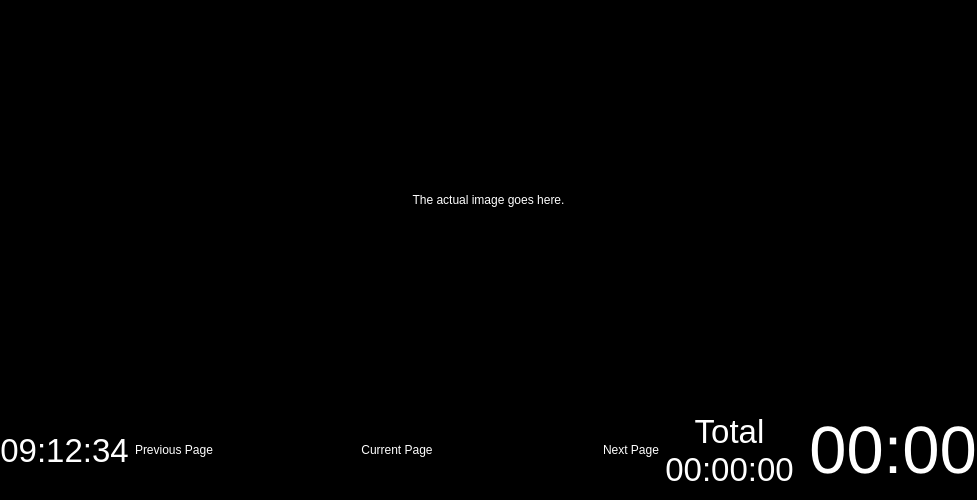
<?xml version="1.0" encoding="UTF-8"?>
<!--/*
    dspdfviewer - Dual Screen PDF Viewer for LaTeX-Beamer
    Copyright (C) 2012  Danny Edel <mail@danny-edel.de>

    This program is free software; you can redistribute it and/or modify
    it under the terms of the GNU General Public License as published by
    the Free Software Foundation; either version 2 of the License, or
    (at your option) any later version.

    This program is distributed in the hope that it will be useful,
    but WITHOUT ANY WARRANTY; without even the implied warranty of
    MERCHANTABILITY or FITNESS FOR A PARTICULAR PURPOSE.  See the
    GNU General Public License for more details.

    You should have received a copy of the GNU General Public License along
    with this program; if not, write to the Free Software Foundation, Inc.,
    51 Franklin Street, Fifth Floor, Boston, MA 02110-1301 USA.
*/-->
<ui version="4.0">
 <class>Form</class>
 <widget class="QWidget" name="Form">
  <property name="geometry">
   <rect>
    <x>0</x>
    <y>0</y>
    <width>977</width>
    <height>500</height>
   </rect>
  </property>
  <property name="palette">
   <palette>
    <active>
     <colorrole role="WindowText">
      <brush brushstyle="SolidPattern">
       <color alpha="255">
        <red>255</red>
        <green>255</green>
        <blue>255</blue>
       </color>
      </brush>
     </colorrole>
     <colorrole role="Button">
      <brush brushstyle="SolidPattern">
       <color alpha="255">
        <red>0</red>
        <green>0</green>
        <blue>0</blue>
       </color>
      </brush>
     </colorrole>
     <colorrole role="Light">
      <brush brushstyle="SolidPattern">
       <color alpha="255">
        <red>0</red>
        <green>0</green>
        <blue>0</blue>
       </color>
      </brush>
     </colorrole>
     <colorrole role="Midlight">
      <brush brushstyle="SolidPattern">
       <color alpha="255">
        <red>0</red>
        <green>0</green>
        <blue>0</blue>
       </color>
      </brush>
     </colorrole>
     <colorrole role="Dark">
      <brush brushstyle="SolidPattern">
       <color alpha="255">
        <red>0</red>
        <green>0</green>
        <blue>0</blue>
       </color>
      </brush>
     </colorrole>
     <colorrole role="Mid">
      <brush brushstyle="SolidPattern">
       <color alpha="255">
        <red>0</red>
        <green>0</green>
        <blue>0</blue>
       </color>
      </brush>
     </colorrole>
     <colorrole role="Text">
      <brush brushstyle="SolidPattern">
       <color alpha="255">
        <red>255</red>
        <green>255</green>
        <blue>255</blue>
       </color>
      </brush>
     </colorrole>
     <colorrole role="BrightText">
      <brush brushstyle="SolidPattern">
       <color alpha="255">
        <red>255</red>
        <green>255</green>
        <blue>255</blue>
       </color>
      </brush>
     </colorrole>
     <colorrole role="ButtonText">
      <brush brushstyle="SolidPattern">
       <color alpha="255">
        <red>255</red>
        <green>255</green>
        <blue>255</blue>
       </color>
      </brush>
     </colorrole>
     <colorrole role="Base">
      <brush brushstyle="SolidPattern">
       <color alpha="255">
        <red>0</red>
        <green>0</green>
        <blue>0</blue>
       </color>
      </brush>
     </colorrole>
     <colorrole role="Window">
      <brush brushstyle="SolidPattern">
       <color alpha="255">
        <red>0</red>
        <green>0</green>
        <blue>0</blue>
       </color>
      </brush>
     </colorrole>
     <colorrole role="Shadow">
      <brush brushstyle="SolidPattern">
       <color alpha="255">
        <red>0</red>
        <green>0</green>
        <blue>0</blue>
       </color>
      </brush>
     </colorrole>
     <colorrole role="AlternateBase">
      <brush brushstyle="SolidPattern">
       <color alpha="255">
        <red>0</red>
        <green>0</green>
        <blue>0</blue>
       </color>
      </brush>
     </colorrole>
     <colorrole role="ToolTipBase">
      <brush brushstyle="SolidPattern">
       <color alpha="255">
        <red>255</red>
        <green>255</green>
        <blue>220</blue>
       </color>
      </brush>
     </colorrole>
     <colorrole role="ToolTipText">
      <brush brushstyle="SolidPattern">
       <color alpha="255">
        <red>0</red>
        <green>0</green>
        <blue>0</blue>
       </color>
      </brush>
     </colorrole>
    </active>
    <inactive>
     <colorrole role="WindowText">
      <brush brushstyle="SolidPattern">
       <color alpha="255">
        <red>255</red>
        <green>255</green>
        <blue>255</blue>
       </color>
      </brush>
     </colorrole>
     <colorrole role="Button">
      <brush brushstyle="SolidPattern">
       <color alpha="255">
        <red>0</red>
        <green>0</green>
        <blue>0</blue>
       </color>
      </brush>
     </colorrole>
     <colorrole role="Light">
      <brush brushstyle="SolidPattern">
       <color alpha="255">
        <red>0</red>
        <green>0</green>
        <blue>0</blue>
       </color>
      </brush>
     </colorrole>
     <colorrole role="Midlight">
      <brush brushstyle="SolidPattern">
       <color alpha="255">
        <red>0</red>
        <green>0</green>
        <blue>0</blue>
       </color>
      </brush>
     </colorrole>
     <colorrole role="Dark">
      <brush brushstyle="SolidPattern">
       <color alpha="255">
        <red>0</red>
        <green>0</green>
        <blue>0</blue>
       </color>
      </brush>
     </colorrole>
     <colorrole role="Mid">
      <brush brushstyle="SolidPattern">
       <color alpha="255">
        <red>0</red>
        <green>0</green>
        <blue>0</blue>
       </color>
      </brush>
     </colorrole>
     <colorrole role="Text">
      <brush brushstyle="SolidPattern">
       <color alpha="255">
        <red>255</red>
        <green>255</green>
        <blue>255</blue>
       </color>
      </brush>
     </colorrole>
     <colorrole role="BrightText">
      <brush brushstyle="SolidPattern">
       <color alpha="255">
        <red>255</red>
        <green>255</green>
        <blue>255</blue>
       </color>
      </brush>
     </colorrole>
     <colorrole role="ButtonText">
      <brush brushstyle="SolidPattern">
       <color alpha="255">
        <red>255</red>
        <green>255</green>
        <blue>255</blue>
       </color>
      </brush>
     </colorrole>
     <colorrole role="Base">
      <brush brushstyle="SolidPattern">
       <color alpha="255">
        <red>0</red>
        <green>0</green>
        <blue>0</blue>
       </color>
      </brush>
     </colorrole>
     <colorrole role="Window">
      <brush brushstyle="SolidPattern">
       <color alpha="255">
        <red>0</red>
        <green>0</green>
        <blue>0</blue>
       </color>
      </brush>
     </colorrole>
     <colorrole role="Shadow">
      <brush brushstyle="SolidPattern">
       <color alpha="255">
        <red>0</red>
        <green>0</green>
        <blue>0</blue>
       </color>
      </brush>
     </colorrole>
     <colorrole role="AlternateBase">
      <brush brushstyle="SolidPattern">
       <color alpha="255">
        <red>0</red>
        <green>0</green>
        <blue>0</blue>
       </color>
      </brush>
     </colorrole>
     <colorrole role="ToolTipBase">
      <brush brushstyle="SolidPattern">
       <color alpha="255">
        <red>255</red>
        <green>255</green>
        <blue>220</blue>
       </color>
      </brush>
     </colorrole>
     <colorrole role="ToolTipText">
      <brush brushstyle="SolidPattern">
       <color alpha="255">
        <red>0</red>
        <green>0</green>
        <blue>0</blue>
       </color>
      </brush>
     </colorrole>
    </inactive>
    <disabled>
     <colorrole role="WindowText">
      <brush brushstyle="SolidPattern">
       <color alpha="255">
        <red>0</red>
        <green>0</green>
        <blue>0</blue>
       </color>
      </brush>
     </colorrole>
     <colorrole role="Button">
      <brush brushstyle="SolidPattern">
       <color alpha="255">
        <red>0</red>
        <green>0</green>
        <blue>0</blue>
       </color>
      </brush>
     </colorrole>
     <colorrole role="Light">
      <brush brushstyle="SolidPattern">
       <color alpha="255">
        <red>0</red>
        <green>0</green>
        <blue>0</blue>
       </color>
      </brush>
     </colorrole>
     <colorrole role="Midlight">
      <brush brushstyle="SolidPattern">
       <color alpha="255">
        <red>0</red>
        <green>0</green>
        <blue>0</blue>
       </color>
      </brush>
     </colorrole>
     <colorrole role="Dark">
      <brush brushstyle="SolidPattern">
       <color alpha="255">
        <red>0</red>
        <green>0</green>
        <blue>0</blue>
       </color>
      </brush>
     </colorrole>
     <colorrole role="Mid">
      <brush brushstyle="SolidPattern">
       <color alpha="255">
        <red>0</red>
        <green>0</green>
        <blue>0</blue>
       </color>
      </brush>
     </colorrole>
     <colorrole role="Text">
      <brush brushstyle="SolidPattern">
       <color alpha="255">
        <red>0</red>
        <green>0</green>
        <blue>0</blue>
       </color>
      </brush>
     </colorrole>
     <colorrole role="BrightText">
      <brush brushstyle="SolidPattern">
       <color alpha="255">
        <red>255</red>
        <green>255</green>
        <blue>255</blue>
       </color>
      </brush>
     </colorrole>
     <colorrole role="ButtonText">
      <brush brushstyle="SolidPattern">
       <color alpha="255">
        <red>0</red>
        <green>0</green>
        <blue>0</blue>
       </color>
      </brush>
     </colorrole>
     <colorrole role="Base">
      <brush brushstyle="SolidPattern">
       <color alpha="255">
        <red>0</red>
        <green>0</green>
        <blue>0</blue>
       </color>
      </brush>
     </colorrole>
     <colorrole role="Window">
      <brush brushstyle="SolidPattern">
       <color alpha="255">
        <red>0</red>
        <green>0</green>
        <blue>0</blue>
       </color>
      </brush>
     </colorrole>
     <colorrole role="Shadow">
      <brush brushstyle="SolidPattern">
       <color alpha="255">
        <red>0</red>
        <green>0</green>
        <blue>0</blue>
       </color>
      </brush>
     </colorrole>
     <colorrole role="AlternateBase">
      <brush brushstyle="SolidPattern">
       <color alpha="255">
        <red>0</red>
        <green>0</green>
        <blue>0</blue>
       </color>
      </brush>
     </colorrole>
     <colorrole role="ToolTipBase">
      <brush brushstyle="SolidPattern">
       <color alpha="255">
        <red>255</red>
        <green>255</green>
        <blue>220</blue>
       </color>
      </brush>
     </colorrole>
     <colorrole role="ToolTipText">
      <brush brushstyle="SolidPattern">
       <color alpha="255">
        <red>0</red>
        <green>0</green>
        <blue>0</blue>
       </color>
      </brush>
     </colorrole>
    </disabled>
   </palette>
  </property>
  <property name="windowTitle">
   <string>DS PDF Viewer</string>
  </property>
  <layout class="QVBoxLayout" name="verticalLayout">
   <property name="spacing">
    <number>0</number>
   </property>
   <property name="margin">
    <number>0</number>
   </property>
   <item>
    <widget class="QScrollArea" name="imageArea">
     <property name="focusPolicy">
      <enum>Qt::NoFocus</enum>
     </property>
     <property name="frameShape">
      <enum>QFrame::NoFrame</enum>
     </property>
     <property name="lineWidth">
      <number>0</number>
     </property>
     <property name="verticalScrollBarPolicy">
      <enum>Qt::ScrollBarAlwaysOff</enum>
     </property>
     <property name="horizontalScrollBarPolicy">
      <enum>Qt::ScrollBarAlwaysOff</enum>
     </property>
     <property name="widgetResizable">
      <bool>false</bool>
     </property>
     <property name="alignment">
      <set>Qt::AlignCenter</set>
     </property>
     <widget class="QLabel" name="imageLabel">
      <property name="geometry">
       <rect>
        <x>0</x>
        <y>0</y>
        <width>977</width>
        <height>400</height>
       </rect>
      </property>
      <property name="text">
       <string>The actual image goes here.</string>
      </property>
      <property name="alignment">
       <set>Qt::AlignCenter</set>
      </property>
     </widget>
    </widget>
   </item>
   <item>
    <widget class="QWidget" name="bottomArea" native="true">
     <property name="maximumSize">
      <size>
       <width>16777215</width>
       <height>100</height>
      </size>
     </property>
     <layout class="QHBoxLayout" name="horizontalLayout_2">
      <property name="margin">
       <number>0</number>
      </property>
      <item>
       <widget class="QLabel" name="wallClock">
        <property name="font">
         <font>
          <pointsize>25</pointsize>
         </font>
        </property>
        <property name="text">
         <string>09:12:34</string>
        </property>
        <property name="alignment">
         <set>Qt::AlignCenter</set>
        </property>
       </widget>
      </item>
      <item>
       <widget class="QScrollArea" name="thumbnailArea">
        <property name="maximumSize">
         <size>
          <width>16777215</width>
          <height>100</height>
         </size>
        </property>
        <property name="focusPolicy">
         <enum>Qt::NoFocus</enum>
        </property>
        <property name="frameShape">
         <enum>QFrame::NoFrame</enum>
        </property>
        <property name="lineWidth">
         <number>0</number>
        </property>
        <property name="verticalScrollBarPolicy">
         <enum>Qt::ScrollBarAlwaysOff</enum>
        </property>
        <property name="horizontalScrollBarPolicy">
         <enum>Qt::ScrollBarAlwaysOff</enum>
        </property>
        <property name="widgetResizable">
         <bool>true</bool>
        </property>
        <widget class="QWidget" name="thumbnailAreaWidget">
         <property name="geometry">
          <rect>
           <x>0</x>
           <y>0</y>
           <width>475</width>
           <height>100</height>
          </rect>
         </property>
         <layout class="QGridLayout" name="gridLayout">
          <property name="verticalSpacing">
           <number>0</number>
          </property>
          <property name="margin">
           <number>0</number>
          </property>
          <item row="0" column="2">
           <widget class="QLabel" name="nextThumbnail">
            <property name="text">
             <string>Next Page</string>
            </property>
            <property name="alignment">
             <set>Qt::AlignRight|Qt::AlignTrailing|Qt::AlignVCenter</set>
            </property>
           </widget>
          </item>
          <item row="0" column="1">
           <widget class="QLabel" name="currentThumbnail">
            <property name="text">
             <string>Current Page</string>
            </property>
            <property name="alignment">
             <set>Qt::AlignCenter</set>
            </property>
           </widget>
          </item>
          <item row="0" column="0">
           <widget class="QLabel" name="previousThumbnail">
            <property name="text">
             <string>Previous Page</string>
            </property>
            <property name="alignment">
             <set>Qt::AlignLeading|Qt::AlignLeft|Qt::AlignVCenter</set>
            </property>
           </widget>
          </item>
         </layout>
        </widget>
       </widget>
      </item>
      <item>
       <widget class="QLabel" name="presentationClock">
        <property name="font">
         <font>
          <pointsize>25</pointsize>
         </font>
        </property>
        <property name="text">
         <string>Total
00:00:00</string>
        </property>
        <property name="alignment">
         <set>Qt::AlignCenter</set>
        </property>
       </widget>
      </item>
      <item>
       <widget class="Line" name="line">
        <property name="orientation">
         <enum>Qt::Vertical</enum>
        </property>
       </widget>
      </item>
      <item>
       <widget class="QLabel" name="slideClock">
        <property name="font">
         <font>
          <pointsize>50</pointsize>
         </font>
        </property>
        <property name="text">
         <string>00:00</string>
        </property>
        <property name="alignment">
         <set>Qt::AlignCenter</set>
        </property>
       </widget>
      </item>
     </layout>
     <zorder>thumbnailArea</zorder>
     <zorder>presentationClock</zorder>
     <zorder>wallClock</zorder>
     <zorder>slideClock</zorder>
     <zorder>line</zorder>
    </widget>
   </item>
  </layout>
 </widget>
 <resources/>
 <connections/>
</ui>
